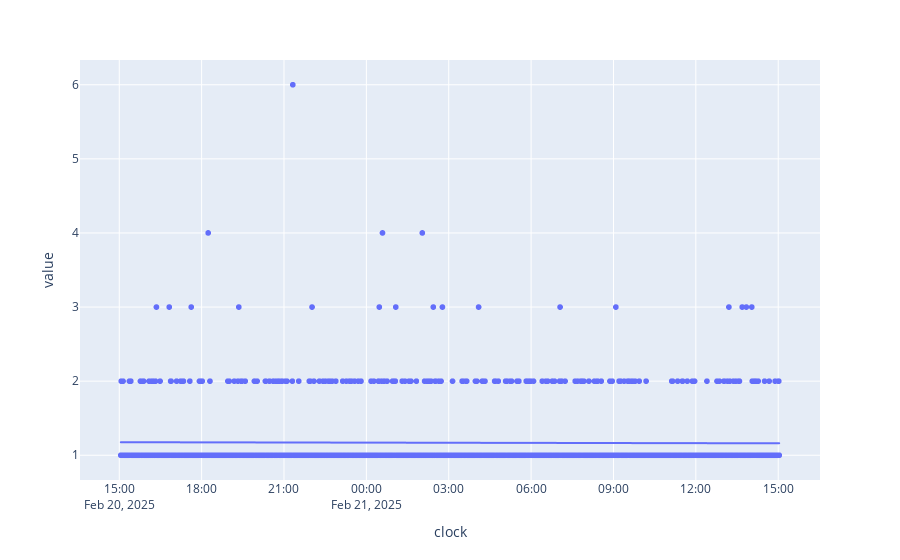

Notebook code cell kept with this figure:
### Code cell
fig = px.scatter(df, x ='clock' ,y='value', trendline="ols")
fig.show()

### Figure 1 — Plotly figure (JSON) as saved in the notebook; plotly's stock layout.template omitted (floating-point values rounded to 4 significant figures; data arrays with more than 128 entries replaced by an {"elided": "..."} marker saying what was removed)
{"data": [{"hovertemplate": "clock=%{x}<br>value=%{y}<extra></extra>", "legendgroup": "", "marker": {"color": "#636efa", "symbol": "circle"}, "mode": "markers", "name": "", "showlegend": false, "type": "scattergl", "x": {"elided": "1440 str values"}, "xaxis": "x", "y": {"elided": "1440 int values"}, "yaxis": "y"}, {"hovertemplate": "<b>OLS trendline</b><br>value = -1.70965e-07 * clock + 298.666<br>R<sup>2</sup>=0.000096<br><br>clock=%{x}<br>value=%{y} <b>(trend)</b><extra></extra>", "legendgroup": "", "marker": {"color": "#636efa", "symbol": "circle"}, "mode": "lines", "name": "", "showlegend": false, "type": "scattergl", "x": {"elided": "1440 str values"}, "xaxis": "x", "y": {"elided": "1440 float values"}, "yaxis": "y"}], "layout": {"legend": {"tracegroupgap": 0}, "margin": {"t": 60}, "xaxis": {"anchor": "y", "domain": [0, 1], "title": {"text": "clock"}}, "yaxis": {"anchor": "x", "domain": [0, 1], "title": {"text": "value"}}}}
